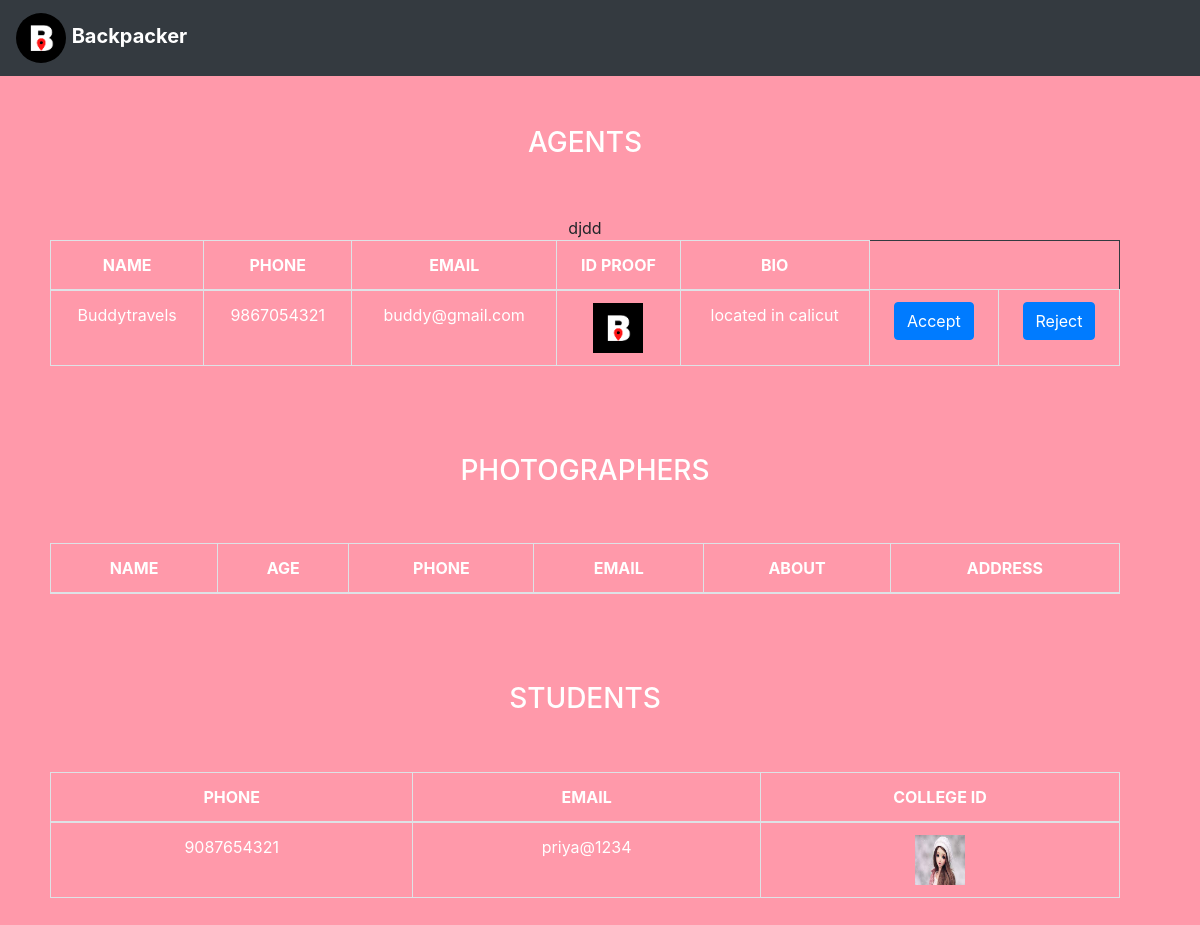
The page /padmin/ on the database its author committed.
### IV/models.py (models this page shows, shortened)
class Agent(models.Model):
    User = models.ForeignKey(
        Student, on_delete=models.CASCADE, primary_key=True)
    name = models.CharField(max_length=100)
    phone = models.CharField(max_length=10, default="")
    email = models.CharField(max_length=100, default="")
    id_proof = models.ImageField(upload_to='image/', default="B.png")
    bio = models.CharField(max_length=100)
    status = models.CharField(max_length=20, null=True)

class Student(AbstractUser):
    is_agent = models.BooleanField('agent stat', default=False)
    is_customer = models.BooleanField('customer status', default=False)
    is_photographer = models.BooleanField('photographer status', default=False)
    is_admin = models.BooleanField('admin status', default=False)
    phone = models.CharField(max_length=10, default="")
    email = models.CharField(max_length=100, default="")
    id_image = models.ImageField(default="B.png")
    REQUIRED_FIELDS = []

### IV/views.py (the view)
# urls.py: path('padmin/', views.padmin, name='padmin'),
def padmin(request):
    ag = Agent.objects.all()
    ph = Photographer.objects.all()
    us = Student.objects.filter(is_customer=True)
    context = {
        'ag': ag,
        'ph': ph,
        'us': us
    }
    return render(request, 'admin.html', context)

### templates/admin.html (shortened to what this page needs)
{% extends 'main.html' %}
{% load crispy_forms_tags %}
{% block content %}
<div  class="row container-fluid">
  <div class="col-12" style="padding:50px">
      <center>
          <h3 style="color:white">AGENTS</h3><br><br>
    <table class="table table-bordered border-dark w-100" style="text-align:center;color:white">
      <thead>
      <tr>
        <th scope="col">NAME</th>
        <th scope="col">PHONE</th>
        <th scope="col">EMAIL</th>
        <th scope="col">ID PROOF</th>
        <th scope="col">BIO</th>
      </tr>
      </thead>
        {% for p in ag %}
      <tbody>
      <tr>
        <td>
          {{p.name}}
        </td>
         <td>
          {{p.phone}}
        </td>
         <td>
          {{p.email}}
        </td>
         <td>
          <img style="width:50px;height:50px"  src="{{p.id_proof.url}}">
        </td>djdd
         <td>
          {{p.bio}}
        </td>
          <td>
             <a  type="button" class="btn btn-primary change" href="{% url 'accept' p.phone %}">Accept</a>
          </td>
          <td>
              <a type="button" class="btn btn-primary change" href="{% url 'reject' p.phone %}">Reject</a>
          </td>
      </tr>
      </tbody>
        {% endfor %}
    </table>
      <br><br><br>
     <h3 style="color:white">PHOTOGRAPHERS</h3><br><br>
    <table class="table table-bordered border-dark w-100" style="text-align:center;color:white">
      <thead>
      <tr>
        <th scope="col">NAME</th>
        <th scope="col">AGE</th>
        <th scope="col">PHONE</th>
        <th scope="col">EMAIL</th>
        <th scope="col">ABOUT</th>
        <th scope="col">ADDRESS</th>
      </tr>
      </thead>
    </table>
      <br><br><br>
          <h3 style="color:white">STUDENTS</h3><br><br>
    <table class="table table-bordered border-dark w-100" style="text-align:center;color:white">
      <thead>
      <tr>
        <th scope="col">PHONE</th>
        <th scope="col">EMAIL</th>
        <th scope="col">COLLEGE ID</th>
      </tr>
      </thead>
        {% for p in us %}
      <tbody>
      <tr>
         <td>
          {{p.phone}}
        </td>
         <td>
          {{p.email}}
        </td>
         <td>
          <img style="width:50px;height:50px" src='{{p.id_image.url}}'>
        </td>
      </tr>
      </tbody>
        {% endfor %}
    </table>
  </center>
  </div>
</div>
{% endblock %}

### rows shown on the page
Agent: name "Buddytravels", phone "9867054321", email "buddy@gmail.com", id_proof (picture), bio "located in calicut"
Student: phone "9087654321", email "priya@1234", id_image (picture)
